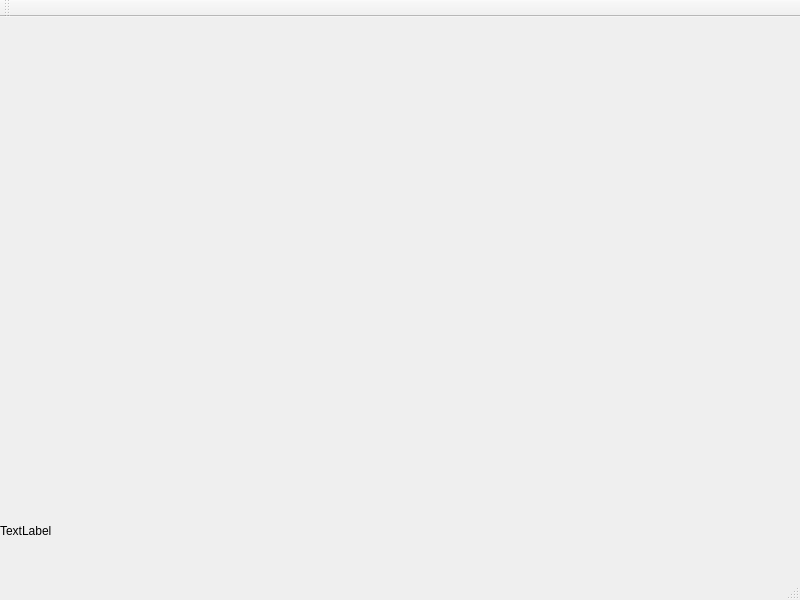
<?xml version="1.0" encoding="UTF-8"?>
<ui version="4.0">
 <class>MainWindow</class>
 <widget class="QMainWindow" name="MainWindow">
  <property name="geometry">
   <rect>
    <x>0</x>
    <y>0</y>
    <width>800</width>
    <height>600</height>
   </rect>
  </property>
  <property name="windowTitle">
   <string>MainWindow</string>
  </property>
  <widget class="QWidget" name="centralwidget">
   <widget class="QWidget" name="verticalLayoutWidget">
    <property name="geometry">
     <rect>
      <x>-1</x>
      <y>-1</y>
      <width>801</width>
      <height>491</height>
     </rect>
    </property>
    <layout class="QVBoxLayout" name="verticalLayout"/>
   </widget>
   <widget class="QWidget" name="verticalLayoutWidget_2">
    <property name="geometry">
     <rect>
      <x>0</x>
      <y>490</y>
      <width>801</width>
      <height>31</height>
     </rect>
    </property>
    <layout class="QVBoxLayout" name="verticalLayout_5">
     <item alignment="Qt::AlignBottom">
      <widget class="QLabel" name="label">
       <property name="text">
        <string>TextLabel</string>
       </property>
      </widget>
     </item>
    </layout>
   </widget>
  </widget>
  <widget class="QStatusBar" name="statusbar"/>
  <widget class="QToolBar" name="toolBar">
   <property name="windowTitle">
    <string>toolBar</string>
   </property>
   <attribute name="toolBarArea">
    <enum>TopToolBarArea</enum>
   </attribute>
   <attribute name="toolBarBreak">
    <bool>false</bool>
   </attribute>
  </widget>
  <action name="actionreadVectorLayer">
   <property name="text">
    <string>readVectorLayer</string>
   </property>
   <property name="toolTip">
    <string>open</string>
   </property>
  </action>
  <action name="actionFeatureCheck">
   <property name="text">
    <string>FeatureCheck</string>
   </property>
  </action>
  <action name="actionPan">
   <property name="text">
    <string>Pan</string>
   </property>
  </action>
  <action name="actionfeatureSelect">
   <property name="text">
    <string>featureSelect</string>
   </property>
  </action>
  <action name="actionStyle">
   <property name="text">
    <string>style</string>
   </property>
   <property name="toolTip">
    <string>style</string>
   </property>
  </action>
 </widget>
 <resources/>
 <connections/>
</ui>
